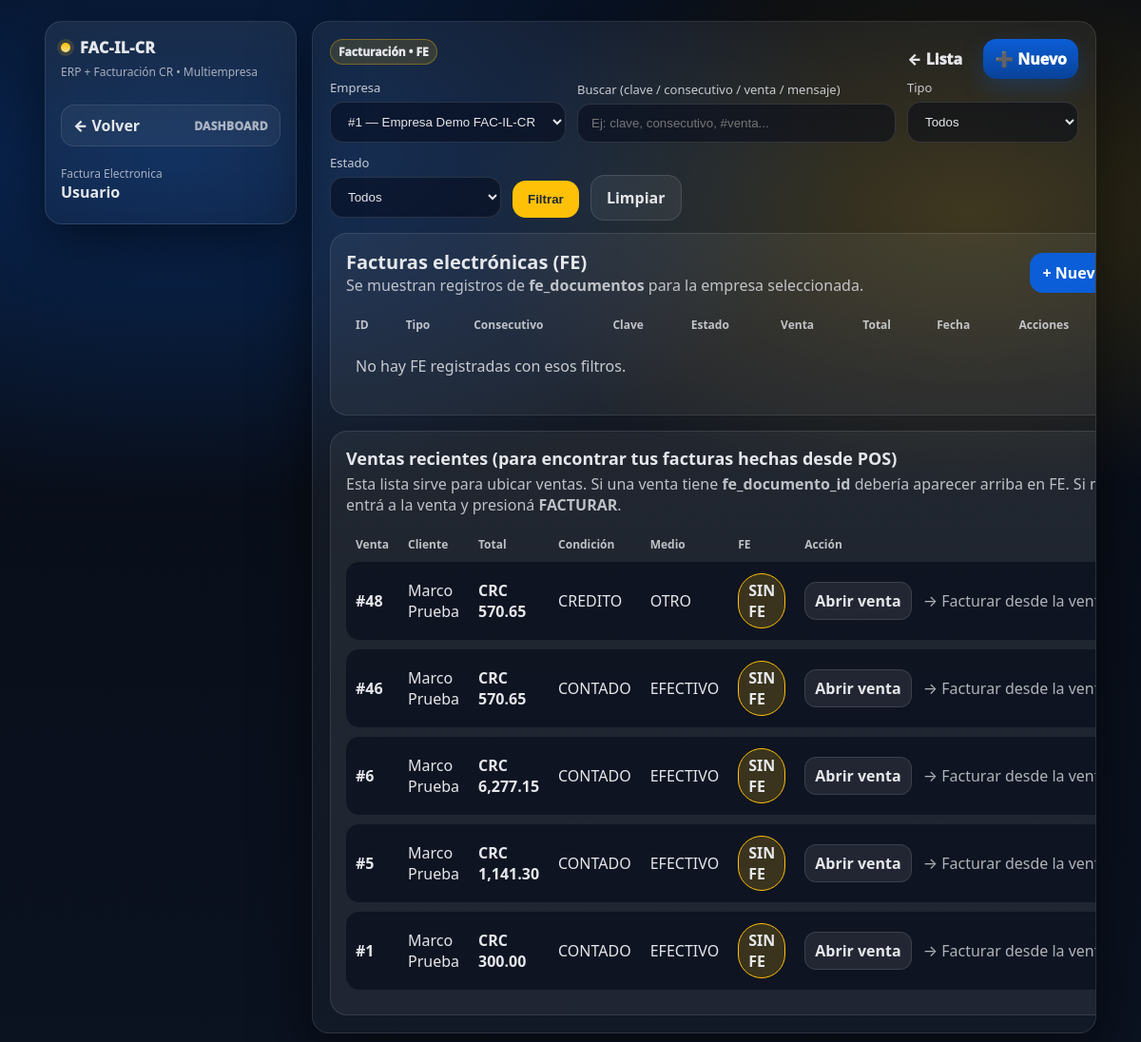
Screenshot of /facturacion.php (signed in) with the database file from the repository.
### tables this page shows
CREATE TABLE `ventas` (
  `id` bigint(20) NOT NULL,
  `empresa_id` int(11) NOT NULL DEFAULT 1,
  `sucursal_id` int(11) DEFAULT NULL,
  `cliente_id` int(11) DEFAULT NULL,
  `usuario_id` int(11) DEFAULT NULL,
  `tipo` enum('COTIZACION','PEDIDO','VENTA') NOT NULL DEFAULT 'VENTA',
  `moneda` varchar(3) NOT NULL DEFAULT 'CRC',
  `tipo_cambio` decimal(18,5) NOT NULL DEFAULT 1.00000,
  `condicion_venta` enum('CONTADO','CREDITO') NOT NULL DEFAULT 'CONTADO',
  `plazo_credito` int(11) DEFAULT NULL,
  `medio_pago` enum('EFECTIVO','TARJETA','TRANSFERENCIA','SINPE','OTRO') NOT NULL DEFAULT 'EFECTIVO',
  `referencia_pago` varchar(60) DEFAULT NULL,
  `fe_documento_id` bigint(20) DEFAULT NULL,
  `facturada_at` timestamp NULL DEFAULT NULL,
  `estado` enum('ABIERTA','FACTURADA','ANULADA') NOT NULL DEFAULT 'ABIERTA',
  `subtotal` decimal(18,2) NOT NULL DEFAULT 0.00,
  `descuento` decimal(18,2) NOT NULL DEFAULT 0.00,
  `impuesto_total` decimal(18,2) NOT NULL DEFAULT 0.00,
  `total` decimal(18,2) NOT NULL DEFAULT 0.00,
  `observaciones` varchar(255) DEFAULT NULL,
  `anulado` tinyint(4) NOT NULL DEFAULT 0,
  `created_at` timestamp NOT NULL DEFAULT current_timestamp(),
  `updated_at` timestamp NULL DEFAULT NULL ON UPDATE current_timestamp()
);

CREATE TABLE `clientes` (
  `id` int(11) NOT NULL,
  `empresa_id` int(11) NOT NULL,
  `nombre` varchar(160) NOT NULL,
  `identificacion` varchar(25) DEFAULT NULL,
  `email` varchar(120) DEFAULT NULL,
  `telefono` varchar(30) DEFAULT NULL,
  `direccion` text DEFAULT NULL,
  `tipo` enum('CONTADO','CREDITO') NOT NULL DEFAULT 'CONTADO',
  `limite_credito` decimal(18,2) NOT NULL DEFAULT 0.00,
  `plazo_dias` int(11) NOT NULL DEFAULT 0,
  `estado` enum('ACTIVO','MOROSO','BLOQUEADO','INACTIVO') NOT NULL DEFAULT 'ACTIVO',
  `created_at` timestamp NOT NULL DEFAULT current_timestamp(),
  `updated_at` timestamp NULL DEFAULT NULL ON UPDATE current_timestamp()
);

### facturacion.php (the view, shortened to what this page needs)
<?php
require_once __DIR__ . "/config/db.php";
require_once __DIR__ . "/facturacion_ui.php";
$empresa_id_sesion = (int)($_SESSION['empresa_id'] ?? 0);
$empresa_id = (int)($_GET['empresa_id'] ?? $empresa_id_sesion);
$empresas = $pdo->query("SELECT id, COALESCE(nombre,'Empresa') AS nombre FROM empresas ORDER BY id ASC")->fetchAll(PDO::FETCH_ASSOC);
$q = trim($_GET['q'] ?? '');
$where = ["d.empresa_id = ?"];
$params = [$empresa_id];
$sql = "SELECT d.id, d.tipo, d.clave, d.consecutivo, d.estado, d.venta_id, d.fecha_emision, d.mensaje_hacienda, d.created_at,
               v.total AS venta_total, v.moneda AS venta_moneda, v.condicion_venta, v.medio_pago
        FROM fe_documentos d
        LEFT JOIN ventas v ON v.id = d.venta_id
        WHERE ".implode(" AND ", $where)."
        ORDER BY d.id DESC
        LIMIT 500";
$stmt = $pdo->prepare($sql);
$stmt->execute($params);
$docs = $stmt->fetchAll(PDO::FETCH_ASSOC);
$ventas_sql = "SELECT v.id, v.created_at, v.total, v.moneda, v.condicion_venta, v.medio_pago, v.facturada_at, v.fe_documento_id,
                      c.nombre AS cliente
               FROM ventas v
               LEFT JOIN clientes c ON c.id = v.cliente_id
               WHERE v.empresa_id = ?
                 AND COALESCE(v.anulado,0)=0
                 AND v.tipo IN ('VENTA','PEDIDO')
               ORDER BY v.id DESC
               LIMIT 200";
$vstmt = $pdo->prepare($ventas_sql);
$vstmt->execute([$empresa_id]);
$ventas = $vstmt->fetchAll(PDO::FETCH_ASSOC);
?>
<div style="display:flex;gap:14px;flex-wrap:wrap;align-items:end;margin-bottom:16px">
  <form method="get" style="display:flex;gap:12px;flex-wrap:wrap;align-items:end;width:100%">
    <div style="min-width:220px">
      <div style="opacity:.85;font-size:13px;margin-bottom:6px">Empresa</div>
      <select name="empresa_id" style="width:100%;padding:12px 14px;border-radius:14px;border:1px solid rgba(255,255,255,.12);background:rgba(2,6,23,.5);color:#e5e7eb">
        <?php foreach($empresas as $e): ?>
          <option value="<?= (int)$e['id'] ?>" <?= ((int)$e['id']===$empresa_id?'selected':'') ?>>
            #<?= (int)$e['id'] ?> — <?= h($e['nombre']) ?>
          </option>
        <?php endforeach; ?>
      </select>
    </div>
    <div style="flex:1;min-width:260px">
      <div style="opacity:.85;font-size:13px;margin-bottom:6px">Buscar (clave / consecutivo / venta / mensaje)</div>
      <input name="q" value="<?= h($q) ?>" placeholder="Ej: clave, consecutivo, #venta..." style="width:100%;padding:12px 14px;border-radius:14px;border:1px solid rgba(255,255,255,.12);background:rgba(2,6,23,.5);color:#e5e7eb">
    </div>
    <div style="min-width:180px">
      <div style="opacity:.85;font-size:13px;margin-bottom:6px">Tipo</div>
      <select name="tipo" style="width:100%;padding:12px 14px;border-radius:14px;border:1px solid rgba(255,255,255,.12);background:rgba(2,6,23,.5);color:#e5e7eb">
        <option value="">Todos</option>
      </select>
    </div>
    <div style="min-width:180px">
      <div style="opacity:.85;font-size:13px;margin-bottom:6px">Estado</div>
      <select name="estado" style="width:100%;padding:12px 14px;border-radius:14px;border:1px solid rgba(255,255,255,.12);background:rgba(2,6,23,.5);color:#e5e7eb">
        <option value="">Todos</option>
      </select>
    </div>
    <div>
      <button type="submit" style="padding:12px 16px;border-radius:14px;border:0;background:#ffc107;color:#1f2937;font-weight:900;cursor:pointer">Filtrar</button>
      <a href="facturacion.php?empresa_id=<?= (int)$empresa_id ?>" style="margin-left:8px;padding:12px 16px;border-radius:14px;border:1px solid rgba(255,255,255,.12);background:rgba(255,255,255,.06);color:#e5e7eb;text-decoration:none;font-weight:800">Limpiar</a>
    </div>
  </form>
</div>
<div style="display:grid;grid-template-columns:1fr;gap:16px">
  <div style="background:rgba(255,255,255,.06);border:1px solid rgba(255,255,255,.10);border-radius:18px;padding:16px">
    <div style="display:flex;justify-content:space-between;align-items:center;gap:10px;flex-wrap:wrap">
      <div>
        <div style="font-size:20px;font-weight:900">Facturas electrónicas (FE)</div>
        <div style="opacity:.8">Se muestran registros de <b>fe_documentos</b> para la empresa seleccionada.</div>
      </div>
      <a href="facturacion_nuevo.php" style="padding:10px 14px;border-radius:14px;background:#0b5ed7;color:#fff;text-decoration:none;font-weight:900">+ Nuevo</a>
    </div>
    <div style="overflow:auto;margin-top:12px">
      <table style="width:100%;border-collapse:separate;border-spacing:0 10px">
        <thead>
          <tr style="opacity:.8;text-align:left;font-size:12px">
            <th style="padding:0 10px">ID</th>
            <th style="padding:0 10px">Tipo</th>
            <th style="padding:0 10px">Consecutivo</th>
            <th style="padding:0 10px">Clave</th>
            <th style="padding:0 10px">Estado</th>
            <th style="padding:0 10px">Venta</th>
            <th style="padding:0 10px">Total</th>
            <th style="padding:0 10px">Fecha</th>
            <th style="padding:0 10px">Acciones</th>
          </tr>
        </thead>
        <tbody>
          <?php if(!$docs): ?>
            <tr>
              <td colspan="9" style="padding:14px 10px;opacity:.85">No hay FE registradas con esos filtros.</td>
            </tr>
          <?php endif; ?>
        </tbody>
      </table>
    </div>
  </div>
  <div style="background:rgba(255,255,255,.06);border:1px solid rgba(255,255,255,.10);border-radius:18px;padding:16px">
    <div style="font-size:18px;font-weight:900">Ventas recientes (para encontrar tus facturas hechas desde POS)</div>
    <div style="opacity:.8;margin-top:4px">
      Esta lista sirve para ubicar ventas. Si una venta tiene <b>fe_documento_id</b> debería aparecer arriba en FE.
      Si no, entrá a la venta y presioná <b>FACTURAR</b>.
    </div>
    <div style="overflow:auto;margin-top:12px">
      <table style="width:100%;border-collapse:separate;border-spacing:0 10px">
        <thead>
          <tr style="opacity:.8;text-align:left;font-size:12px">
            <th style="padding:0 10px">Venta</th>
            <th style="padding:0 10px">Cliente</th>
            <th style="padding:0 10px">Total</th>
            <th style="padding:0 10px">Condición</th>
            <th style="padding:0 10px">Medio</th>
            <th style="padding:0 10px">FE</th>
            <th style="padding:0 10px">Acción</th>
          </tr>
        </thead>
        <tbody>
          <?php foreach($ventas as $v): ?>
            <tr style="background:rgba(2,6,23,.55);border:1px solid rgba(255,255,255,.10)">
              <td style="padding:12px 10px;border-radius:14px 0 0 14px;font-weight:900">#<?= (int)$v['id'] ?></td>
              <td style="padding:12px 10px"><?= h($v['cliente'] ?? '—') ?></td>
              <td style="padding:12px 10px;font-weight:900"><?= h($v['moneda'] ?? '') ?> <?= number_format((float)$v['total'],2) ?></td>
              <td style="padding:12px 10px"><?= h($v['condicion_venta'] ?? '') ?></td>
              <td style="padding:12px 10px"><?= h($v['medio_pago'] ?? '') ?></td>
              <td style="padding:12px 10px">
                <?php if(!empty($v['fe_documento_id'])): ?>
                  <span style="display:inline-block;padding:6px 10px;border-radius:999px;border:1px solid #22c55e;background:rgba(34,197,94,.18);font-weight:900">#<?= (int)$v['fe_documento_id'] ?></span>
                <?php else: ?>
                  <span style="display:inline-block;padding:6px 10px;border-radius:999px;border:1px solid #ffc107;background:rgba(255,193,7,.18);font-weight:900">SIN FE</span>
                <?php endif; ?>
              </td>
              <td style="padding:12px 10px;border-radius:0 14px 14px 0;white-space:nowrap">
                <a href="ventas_ver.php?id=<?= (int)$v['id'] ?>" style="padding:8px 10px;border-radius:12px;background:rgba(255,255,255,.08);border:1px solid rgba(255,255,255,.12);color:#e5e7eb;text-decoration:none;font-weight:900">Abrir venta</a>
                <?php if(empty($v['fe_documento_id'])): ?>
                  <span style="opacity:.75;margin-left:8px">→ Facturar desde la venta</span>
                <?php endif; ?>
              </td>
            </tr>
          <?php endforeach; ?>
        </tbody>
      </table>
    </div>
  </div>
</div>
<?php
$html = ob_get_clean();
echo facil_wrap_page("Facturación Electrónica", "Facturación • FE", $html, "facturacion");
?>

### facturacion_ui.php (shortened to what this page needs)
<?php
function h($s){ return htmlspecialchars((string)$s, ENT_QUOTES, 'UTF-8'); }
function facil_wrap_page($title, $pill, $content_html, $active='facturacion') {
  ?>
<!doctype html>
<html lang="es">
<head>
</head>
<body>
  <div class="container">
    <div class="shell">
      <div class="sidebar">
        <div class="brand"><span class="dot"></span> FAC-IL-CR</div>
        <div class="sub">ERP + Facturación CR • Multiempresa</div>
        <div style="height:12px"></div>
        <div class="nav">
          <a class="btn" href="dashboard.php">← Volver <span class="k">Dashboard</span></a>
        </div>
        <div style="height:14px"></div>
        <div class="small">Factura Electronica</div>
        <div style="font-weight:900"><?= h($_SESSION['usuario_nombre'] ?? 'Usuario') ?></div>
      </div>
      <div class="main">
        <div class="topbar">
          <div class="pill"><?= h($pill) ?></div>
          <div class="actions">
            <a class="btn" href="facturacion.php">← Lista</a>
            <a class="btn btn-primary" href="facturacion_nuevo.php">➕ Nuevo</a>
          </div>
        </div>
        <?= $content_html ?>
      </div>
    </div>
  </div>
</body>
</html>
  <?php
  return ob_get_clean();
}
?>

### rows the page displays
ventas: id "48", cliente.nombre "Marco Prueba", moneda "CRC", total "570.65", condicion_venta "CREDITO", medio_pago "OTRO", shows "SIN FE", shows "→ Facturar desde la…"
ventas: id "46", cliente.nombre "Marco Prueba", moneda "CRC", total "570.65", condicion_venta "CONTADO", medio_pago "EFECTIVO", shows "SIN FE", shows "→ Facturar desde la…"
ventas: id "6", cliente.nombre "Marco Prueba", moneda "CRC", total "6,277.15", condicion_venta "CONTADO", medio_pago "EFECTIVO", shows "SIN FE", shows "→ Facturar desde la…"
ventas: id "5", cliente.nombre "Marco Prueba", moneda "CRC", total "1,141.30", condicion_venta "CONTADO", medio_pago "EFECTIVO", shows "SIN FE", shows "→ Facturar desde la…"
ventas: id "1", cliente.nombre "Marco Prueba", moneda "CRC", total "300.00", condicion_venta "CONTADO", medio_pago "EFECTIVO", shows "SIN FE", shows "→ Facturar desde la…"

### other values shown
$_SESSION['usuario_nombre'] "Usuario"
$pill "Facturación • FE"
